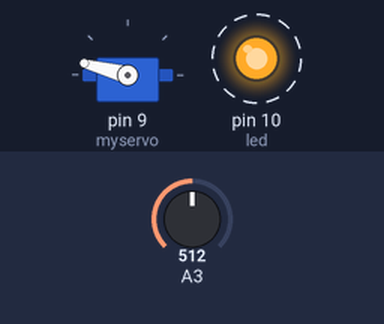
The sketch below on a simulated Arduino Uno, built with avr-gcc and run on an emulated ATmega328P. On the bench: servo, output pins drawn as LEDs (lit = HIGH). Dashed ring = blinking. Inputs (shaded band) come from the test bench; at power-on: A3 = 512.

Above: at 2.8 s.
2.9 s: A3 set to 268
6.4 s: A3 set to 242
At 8.8 s:
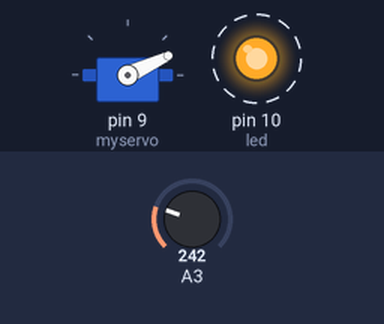
12.4 s: A3 set to 260
At 15.3 s:
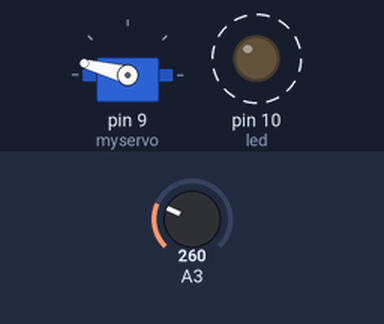
18.4 s: A3 set to 240
At 21.8 s:
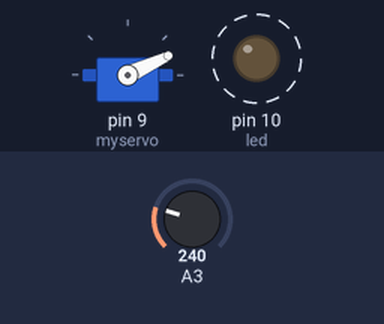
Timing chart, 0 to 25.4 s (numbered marks = the images above; inputs shaded):
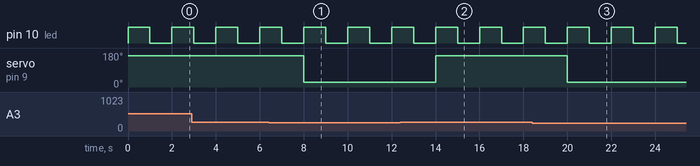

Measured:
- the behaviour switches between 250 and 249 on A3 (found by bisection; images 0 and 1)
- after the input at 6.4 s, servo on pin 9 (myservo): 165° → 25° after 1.6 s
- after the input at 12.4 s, servo on pin 9 (myservo): 25° → 165° after 1.6 s
- after the input at 18.4 s, servo on pin 9 (myservo): 165° → 25° after 1.6 s
- by itself, pin 10 (led): alternates HIGH for 1.0 s and LOW for 1.0 s

The sketch:

EMG.ino
```cpp
#include <Servo.h>
Servo myservo;
const int threshValue = 250;
const int led=10;
void setup()
{
  myservo.attach(9);
   pinMode(led, OUTPUT);
}

void loop()
{
  int value = analogRead(A3);

  if(value < threshValue)
  {
            myservo.writeMicroseconds(800);

  }
  else
  {
            myservo.writeMicroseconds(2250);

  }
  digitalWrite(led, HIGH);   // turn the LED on (HIGH is the voltage level)
  delay(1000);                       // wait for a second
  digitalWrite(led, LOW);    // turn the LED off by making the voltage LOW
  delay(1000);
}
```
